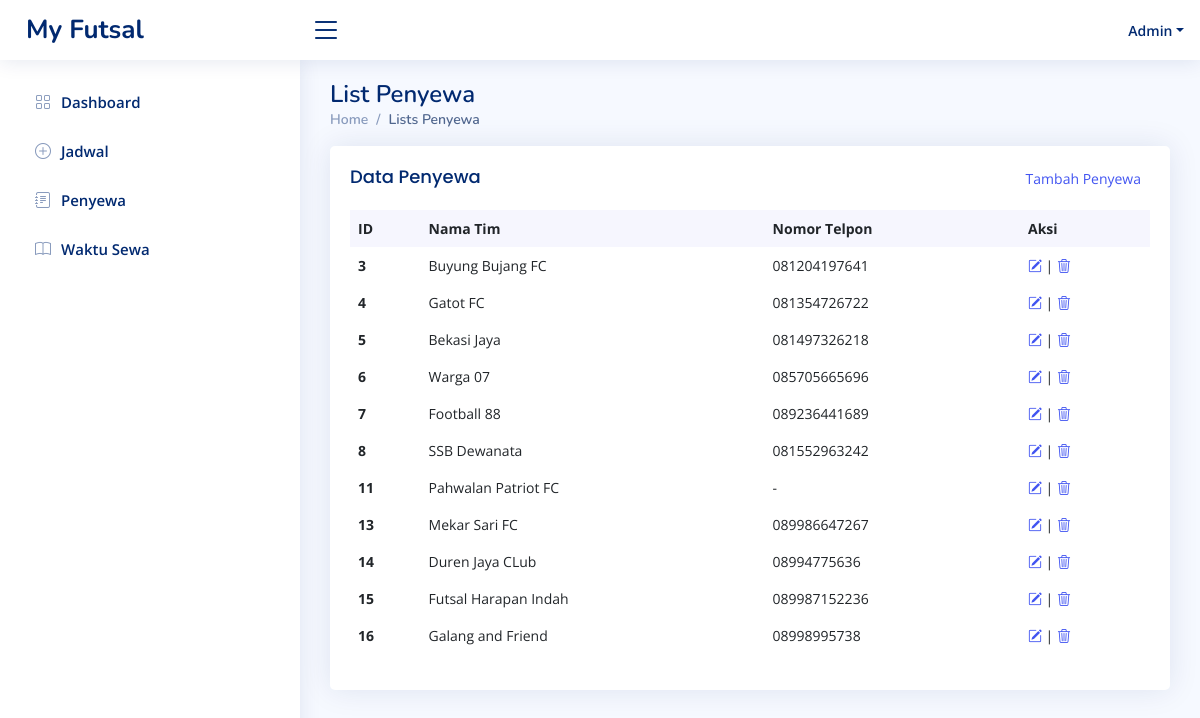
The app's page /index.php/admin/view_penyewa with its own data.
### tables this page shows
CREATE TABLE `penyewa` (
  `id_penyewa` int(255) NOT NULL,
  `nama_penyewa` varchar(255) NOT NULL,
  `no_telp` varchar(255) NOT NULL
);

### application/controllers/Admin.php (called while the page is built, shortened)
<?php
class Admin extends CI_Controller {
	public function __construct()
	{
		$this->load->model('akun_model');
		$this->load->model('crud_model');
	}
	public function view_penyewa()
	{
		$data['array_penyewa'] = $this->crud_model->mengambil_data('penyewa');
		$this->load->view('admin_view_penyewa',$data);
	}
}

### index.php (called while the page is built, shortened)
<?php
require_once BASEPATH.'core/CodeIgniter.php';

### application/models/Crud_model.php (called while the page is built, shortened)
<?php
class Crud_model extends CI_Model{
	public function mengambil_data($nama_tabel)
	{
		$this->db->select('*');
		$this->db->from($nama_tabel);
		$query = $this->db->get();
		return $query->result();
	}
}

### application/views/admin_view_penyewa.php (the view, shortened to what this page needs)
<!DOCTYPE html>
<html lang="en">
<head>
  <link href="<?=base_url()?>css/bootstrap.min.css" rel="stylesheet">
  <link href="<?=base_url()?>css/niceadmin.css" rel="stylesheet">
  <link href="<?=base_url()?>css/bootstrap-icons/bootstrap-icons.css" rel="stylesheet">
  <link href="<?=base_url()?>css/boxicons/css/boxicons.min.css" rel="stylesheet">
  <link href="<?=base_url()?>css/quill/quill.snow.css" rel="stylesheet">
  <link href="<?=base_url()?>css/quill/quill.bubble.css" rel="stylesheet">
  <link href="<?=base_url()?>css/remixicon/remixicon.css" rel="stylesheet">
  <link href="<?=base_url()?>css/simple-datatables/style.css" rel="stylesheet">
</head>
<body>
  <main id="main" class="main">
    <div class="pagetitle">
      <h1>List Penyewa</h1>
      <nav>
        <ol class="breadcrumb">
          <li class="breadcrumb-item"><a href="<?=site_url('admin')?>">Home</a></li>
          <li class="breadcrumb-item active">Lists Penyewa</li>
        </ol>
      </nav>
    </div>
    <section class="section dashboard">
              <div class="card recent-sales overflow-auto">
                <div class="card-body">
                  <div class="d-flex justify-content-between">
					<h5 class="card-title">Data Penyewa</h5>
					<button class="btn btn-sm text-primary"><a href="<?=site_url('admin/add_penyewa')?>">Tambah Penyewa</a></button>
				  </div>
                  <table class="table table-borderless datatable">
                    <thead>
                      <tr>
                        <th scope="col">ID</th>
                        <th scope="col">Nama Tim</th>
                        <th scope="col">Nomor Telpon</th>
                        <th scope="col">Aksi</th>
                      </tr>
                    </thead>
                    <tbody>
					<?php foreach($array_penyewa as $penyewa): ?>
										  <tr>
											<th scope="row"><?=$penyewa->id_penyewa?></th>
											<td><?=$penyewa->nama_penyewa?></td>
											<td><?=$penyewa->no_telp?></td>
											<td><a href="<?=site_url('admin/edit_penyewa/'.$penyewa->id_penyewa)?>"><i class="bi bi-pencil-square"></i></a> | <a href="<?=site_url('admin/hapus_penyewa/'.$penyewa->id_penyewa)?>"><i class="bi bi-trash3"></i></a> </td>
										  </tr>
					<?php endforeach; ?>
                    </tbody>
                  </table>
                </div>
              </div>
	</section>
  </main>
</body>
</html>

### css/niceadmin.css (style rules this page uses)
:root { scroll-behavior: smooth; }
body { font-family: "Open Sans", sans-serif; background: #f6f9ff; color: #444444; }
a { color: #4154f1; text-decoration: none; }
h1, h2, h3, h4, h5, h6 { font-family: "Nunito", sans-serif; }
#main { margin-top: 60px; padding: 20px 30px; transition: all 0.3s; }
.pagetitle { margin-bottom: 10px; }
.pagetitle h1 { font-size: 24px; margin-bottom: 0; font-weight: 600; color: #012970; }
.card { margin-bottom: 30px; border: none; border-radius: 5px; box-shadow: 0px 0 30px rgba(1, 41, 112, 0.1); }
.card-title { padding: 20px 0 15px 0; font-size: 18px; font-weight: 500; color: #012970; font-family: "Poppins", sans-serif; }
.card-body { padding: 0 20px 20px 20px; }
.breadcrumb { font-size: 14px; font-family: "Nunito", sans-serif; color: #899bbd; font-weight: 600; }
.breadcrumb a { color: #899bbd; transition: 0.3s; }
.breadcrumb .breadcrumb-item::before { color: #899bbd; }
.breadcrumb .active { color: #51678f; font-weight: 600; }
@media (min-width: 1200px) { #main, #footer { margin-left: 300px; } }
.dashboard .recent-sales { font-size: 14px; }
.dashboard .recent-sales .table thead { background: #f6f6fe; }
.dashboard .recent-sales .table thead th { border: 0; }

### records on screen
penyewa: id_penyewa "3", nama_penyewa "Buyung Bujang FC", no_telp "081204197641"
penyewa: id_penyewa "4", nama_penyewa "Gatot FC", no_telp "081354726722"
penyewa: id_penyewa "5", nama_penyewa "Bekasi Jaya", no_telp "081497326218"
penyewa: id_penyewa "6", nama_penyewa "Warga 07", no_telp "085705665696"
penyewa: id_penyewa "7", nama_penyewa "Football 88", no_telp "089236441689"
penyewa: id_penyewa "8", nama_penyewa "SSB Dewanata", no_telp "081552963242"
penyewa: id_penyewa "11", nama_penyewa "Pahwalan Patriot FC", no_telp "-"
penyewa: id_penyewa "13", nama_penyewa "Mekar Sari FC", no_telp "089986647267"
penyewa: id_penyewa "14", nama_penyewa "Duren Jaya CLub", no_telp "08994775636"
penyewa: id_penyewa "15", nama_penyewa "Futsal Harapan Indah", no_telp "089987152236"
penyewa: id_penyewa "16", nama_penyewa "Galang and Friend", no_telp "08998995738"
